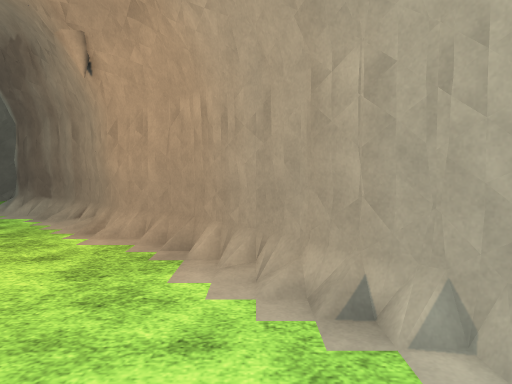
view 1 (above)

16 first-person views from a walk through a scene from a Unity 3-D project. The camera is 1.3 m above the floor, tilts 4° down and sees 70° across. The floor is counted in squares, 1 m on a side. Each view is taken from the middle of a square. On the plan, view 1 faces up. The plan holds only what a view shows up to about 15 squares ahead; the rest is blank. The place goes on beyond the plan. The terrain is drawn as flat ground. The player character is not drawn. Surface patterns are stand-ins for the level's own textures.

view 2
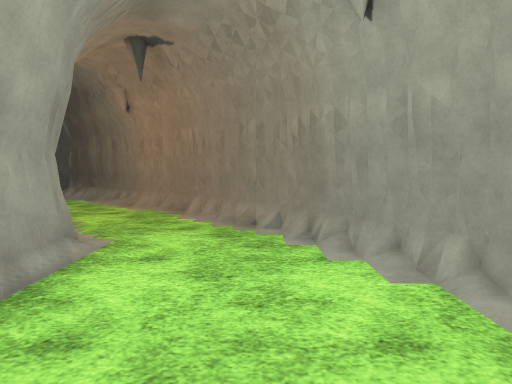

view 3
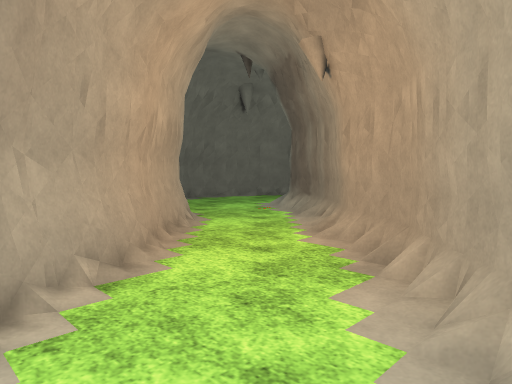

view 4
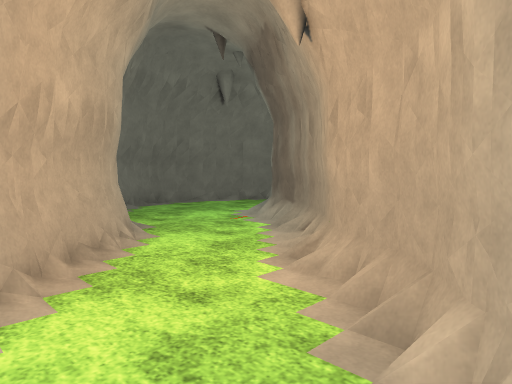

view 5
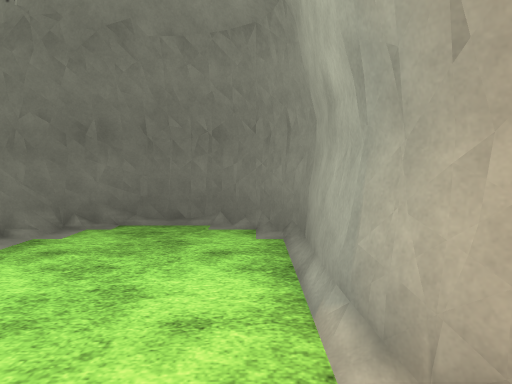

view 6
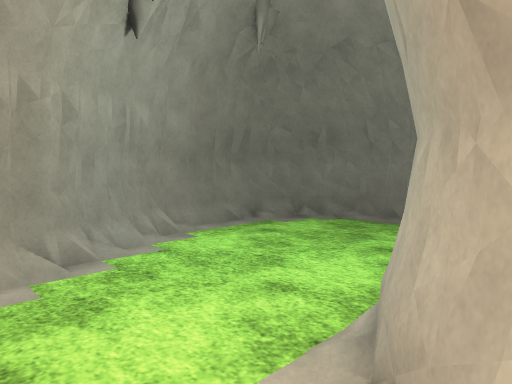

view 7
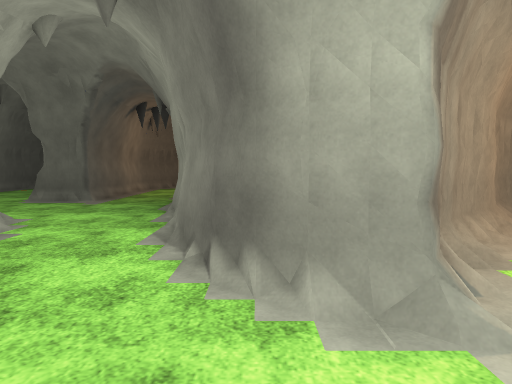

view 8
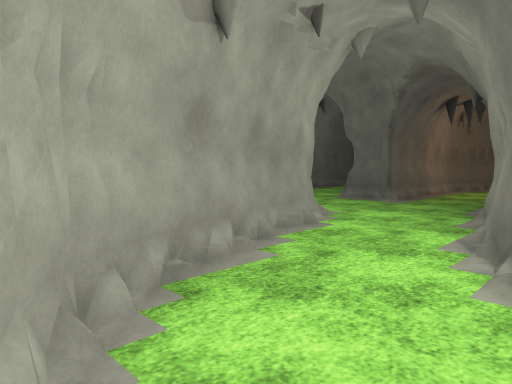

view 9
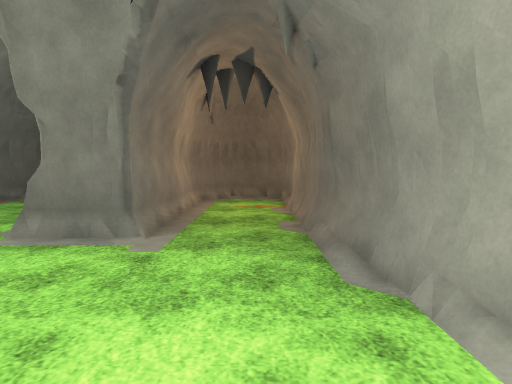

view 10
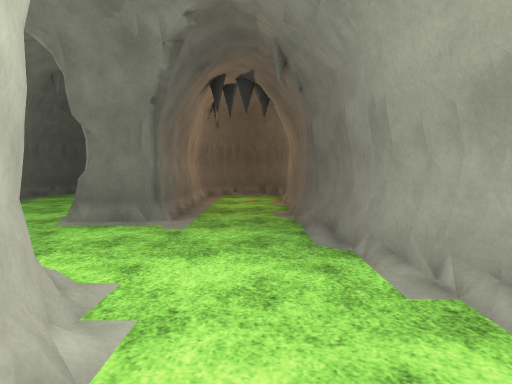

view 11
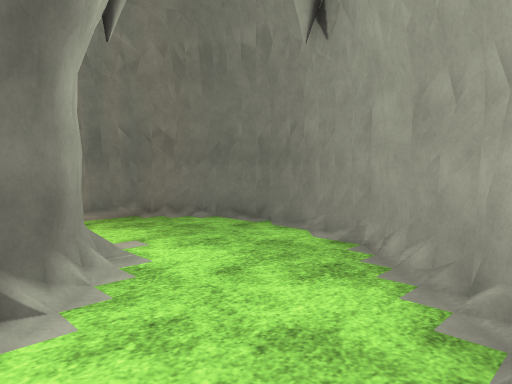

view 12
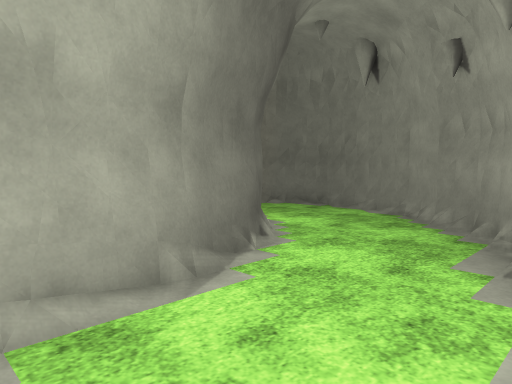

view 13
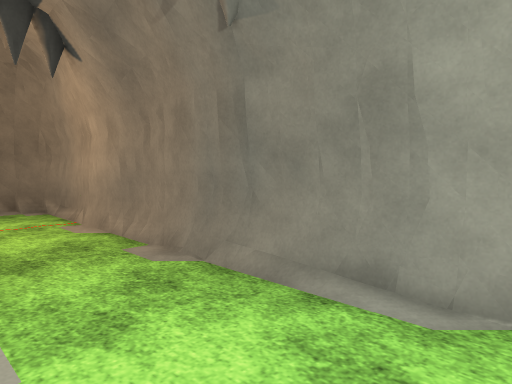

view 14
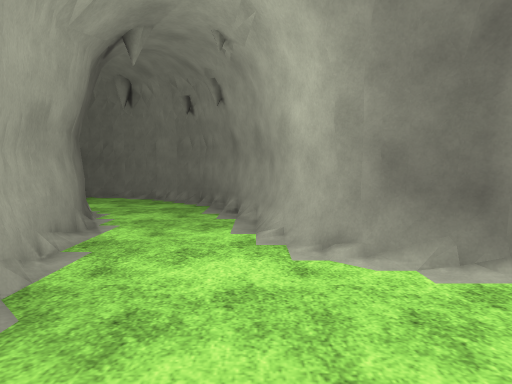

view 15
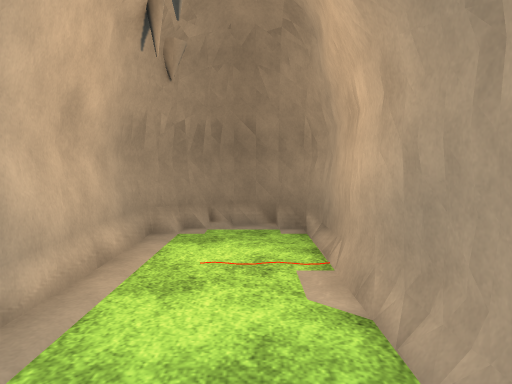

view 16
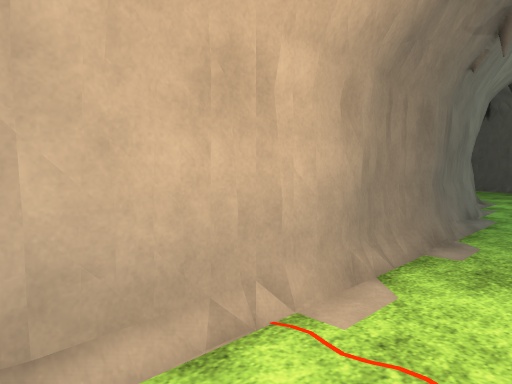

### Floor plan
Key: @ floor where view 1 was taken; # wall or solid block; . floor; = window, fence, low wall or low ledge.
Columns run from 12 left of view 1 to 12 right of it. Each row starts with its distance up from view 1.
 19            #....#
 18          ###....#########
 17      #####..............#
 16    ###=.................#
 15   ##............######.##
 14  ##.......#######    ###
 13  #.....####
 12 ##....##
 11 #....##
 10 #....###
  9 #......##
  8 ##......##
  7  ###.....##
  6    ####...##
  5       #....##
  4       ##....##
  3        ##....##
  2         ##....#
  1          ##...##
  0           #.@..#
 -1           #....##
 -2           #.....#
 -3           #.....#
 -4           #....##
 -5           ##..##
 -6            ####

Positions as (right, up) in squares from view 1, and headings:
1: (0, 0), facing up
2: (1, -5), facing up
3: (1, 1), facing up-left
4: (0, 3), facing up-left
5: (-1, 3), facing down
6: (-3, 3), facing down-right
7: (-10, 12), facing right
8: (-10, 12), facing up-right
9: (-3, 16), facing right
10: (-5, 16), facing right
11: (-5, 16), facing down-left
12: (-1, 17), facing down-left
13: (0, 18), facing down-right
14: (4, 17), facing left
15: (4, 16), facing right
16: (11, 17), facing down-left
